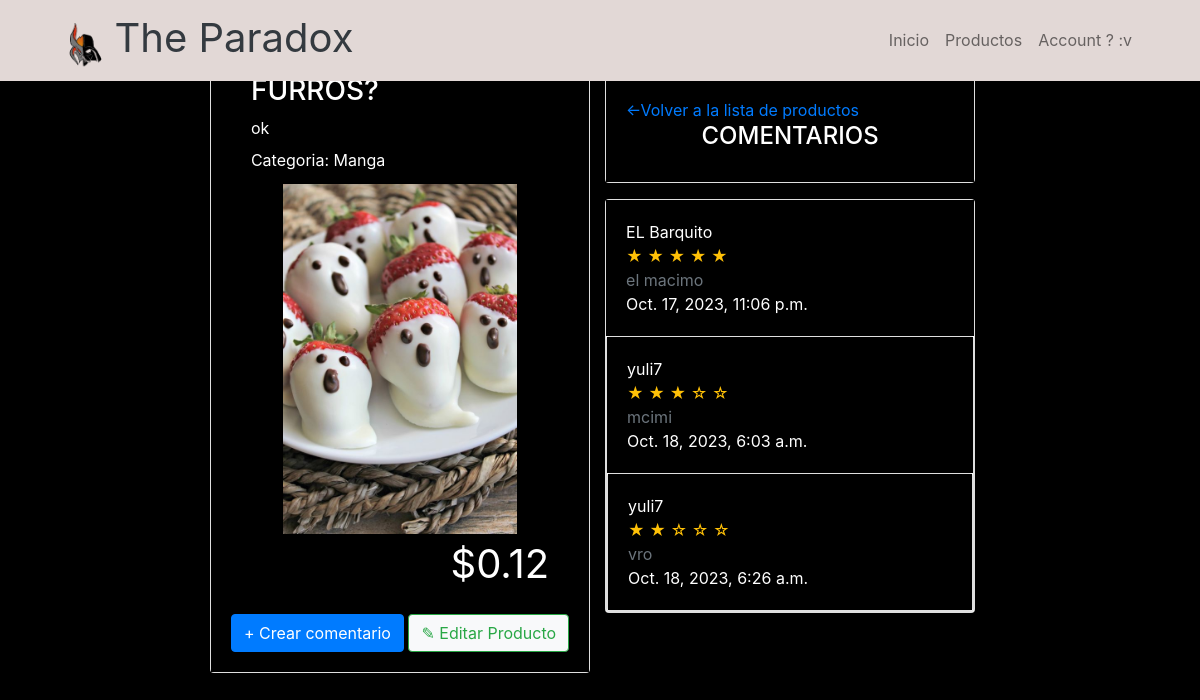
/producto/rate/1/, run on the app's committed database.
### general/models.py (models this page shows, shortened)
class Producto(models.Model):
    categoria = models.ForeignKey('Categoria', on_delete=models.CASCADE)
    imagen = models.ImageField(upload_to='producto/', blank=True)
    nombre = models.CharField(max_length=200)
    descripcion = models.TextField()
    precio = models.DecimalField(max_digits=10, decimal_places=2)
    visible = models.BooleanField(default=True)

class Categoria(models.Model):
    nombre = models.CharField(max_length=200)
    descripcion = models.TextField(null=True)
    def __str__(self) -> str:
        return self.nombre

class comentarios(models.Model):
    producto = models.ForeignKey('Producto', on_delete=models.CASCADE)
    autor = models.ForeignKey(User, on_delete=models.CASCADE)
    fecha_creacion = models.DateTimeField(auto_now_add=True)
    texto = models.TextField()
    ranking = models.ForeignKey('Review', on_delete=models.CASCADE)
    visible = models.BooleanField(default=True)

class Review(models.Model):
    nombre = models.CharField(max_length=200)
    descripcion = models.CharField(max_length=200)
    def __str__(self) -> str:
        return f'{self.nombre}'

### general/views.py (the view)
# urls.py: path('producto/rate/<int:producto_id>/', views.rate, name='rate'),
def rate(request, producto_id):
    producto = Producto.objects.get(pk=producto_id)
    comentario = comentarios.objects.filter(producto=producto)
    return render(request, 'general/rate.html', {'producto': producto, 'comentarios': comentario})

### general/templates/general/rate.html (shortened to what this page needs)
{% extends 'general/base.html' %}
{% load static %}
{% block content %}
</head>
<div class="video-container">
<div>
    <video autoplay muted preload="auto" loop width="2000" height="2000">
      <source src="{% static 'imagen/video4.mp4' %}" type="video/mp4">
    </video>
        <div class="overlay">
            <div class="card">
                <div class="card-body" style = " background-color: #000;">
                    <div class="card-body" style="backdrop-filter: blur(10px);">
                        <h3 class="card-title">{{ producto.nombre }}</h3>
                        <p class="card-text lh-1">{{ producto.descripcion }}</p>
                        <p class="card-text lh-1">Categoria: {{ producto.categoria }}</p>
                        {% if producto.imagen %}
                        <img src="{{ producto.imagen.url }}" class="product-image" alt="{{ producto.nombre }}" style="height: 10; width: 10;">
                        {% endif %}
                        <p class="card-text text-end fs-1">${{ producto.precio }}</p>
                    </div>
                    <a type="button" class="btn btn-primary" href="{% url 'comentario' producto.id %}">
                        + Crear comentario</a>
                    <a type="button" class="btn btn-outline-success bg-light" href="{% url 'actualizar' producto.id %}">
                        ✎ Editar Producto</a>
                </div>
            </div>
            <div class="col-md-4 mb-3">
                <div class="card mb-3">
                    <div class="card-body" style = " background-color: #000;">
                        <a class="card-text lh-3 text-start" href="/vista">
                            ←Volver a la lista de productos<br />
                        </a>
                        <h4 class="card-title text-center">COMENTARIOS<br /></h4>
                    </div>
                </div>
                {% for comentario in comentarios %}
                <div class="card">
                    <div class="card-body" style = " background-color: #000;">
                        <div class="control has-icons-left">
                        {{ comentario.autor }}
                        </div>
                        <div class="control has-icons-left text-warning">
                        {{ comentario.ranking }}
                        </div>
                        <div class="control has-icons-left text-secondary">
                        {{ comentario.texto }}
                        </div>
                        <div class="control has-icons-left">
                        {{ comentario.fecha_creacion }}
                        </div>
                    </div>
                {% empty %}
                <li>No hay comentarios disponibles para {{ producto.nombre }}.</li>
                {% endfor %}
                </div>
            </div>
        </div>
</div>
</div>
</body>
{% endblock %}

### general/templates/general/base.html (shortened to what this page needs)
<!DOCTYPE html>
<html lang="en">
  <head>
    <link rel="stylesheet" href="https://cdn.jsdelivr.net/npm/bootstrap@5.2.0/dist/css/bootstrap.min.css">
  </head>
  <body>
    {% include 'general/_navbar.html' %}
    {% block content %}
    {% endblock %}
  </body>
</html>

### general/templates/general/_navbar.html (shortened to what this page needs)
<link rel="stylesheet" href="https://stackpath.bootstrapcdn.com/bootstrap/4.5.2/css/bootstrap.min.css">
{% load static %}
<link rel="stylesheet" href="https://stackpath.bootstrapcdn.com/bootstrap/4.5.2/css/bootstrap.min.css">
<nav class="navbar navbar-expand-lg  navbar-static fixed-top" style="background-color: #e2d8d6;">
  <div class="container">
    <div class="container fluid">
    <a class="nav-item mt-0 text-decoration-none text-dark" class="nav-link" href="/">
      <img src="{% static 'imagen/logo.png' %}" width="50" height="50" alt="...">
      <span class="fs-1 align-baseline">The Paradox</span>
    </a>
      <div class="collapse navbar-collapse" id="navbarResponsive">
          <ul class="navbar-nav ml-auto">
              <li class="nav-item active">
                  <a class="nav-link" href="/">Inicio
                  </a>
              </li>
              {% if user.is_authenticated %}
              <li class="nav-item">
                <a href="{% url 'vista' %}" class="nav-link" >Productos</a>
              </li>
              <li class="nav-item">
                <a href="{% url 'crear' %}" class="nav-link">Crear categorias</a>
              </li>
              <li class="nav-item">
                <a href="{% url 'producto' %}" class="nav-link">Crear productos</a>
              </li>
              <li class="nav-item">
                <a class="nav-link" href="/logout">Logout</a>
              </li>
              {% else %}
              <li class="nav-item">
                <a href="/vista1" class="nav-link">Productos</a>
              </li>
              <li class="nav-item">
                <a href="/login" class="nav-link">Account ? :v </a>
              </li>
              {% endif %}
            </ul>
          </div>
        </div>
</nav>

### general/templates/general/rate.html (style rules this page uses)
body { background-color: #000; color: #fff; position: relative; }
.video-container { position: relative; }
video { width: 100%; height: auto; }
.overlay { position: absolute; top: 50px; left: 0; width: 100%; height: 100%; background-color: rgba(0, 0, 0, 0.7); color: #fff; display: flex; justify-content: center; align-items: center; }
.product-image { max-width: 350px; max-height: 350px; width: auto; height: auto; display: block; margin: 0 auto; }

### data on the page
Producto: nombre "FURROS?", descripcion "ok", categoria "Manga", imagen (picture), precio "0.12"
comentarios: autor "EL Barquito", ranking "★ ★ ★ ★ ★", texto "el macimo", fecha_creacion "Oct. 17, 2023, 11:06 p.m."
comentarios: autor "yuli7", ranking "★ ★ ★ ☆ ☆", texto "mcimi", fecha_creacion "Oct. 18, 2023, 6:03 a.m."
comentarios: autor "yuli7", ranking "★ ★ ☆ ☆ ☆", texto "vro", fecha_creacion "Oct. 18, 2023, 6:26 a.m."
